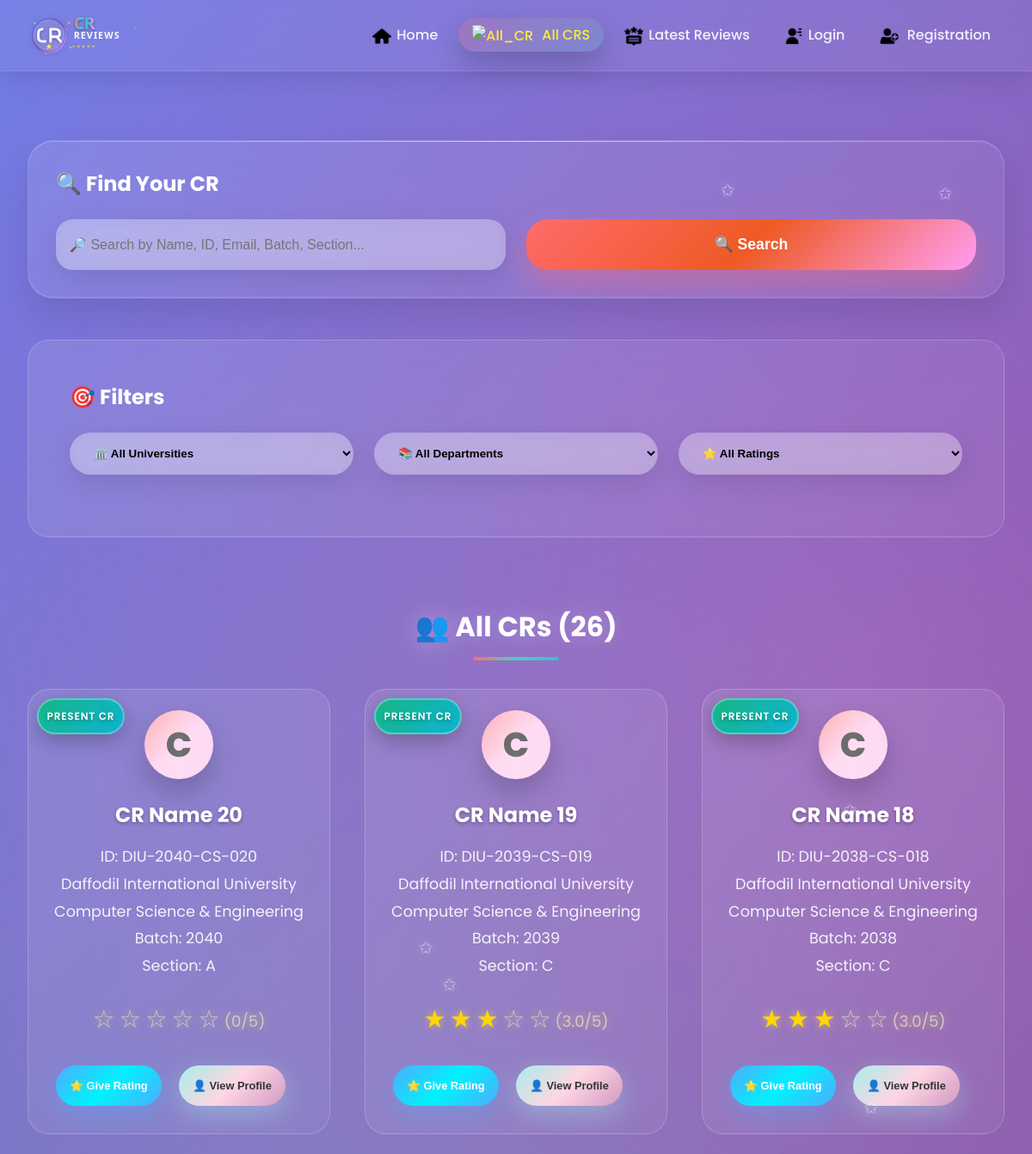
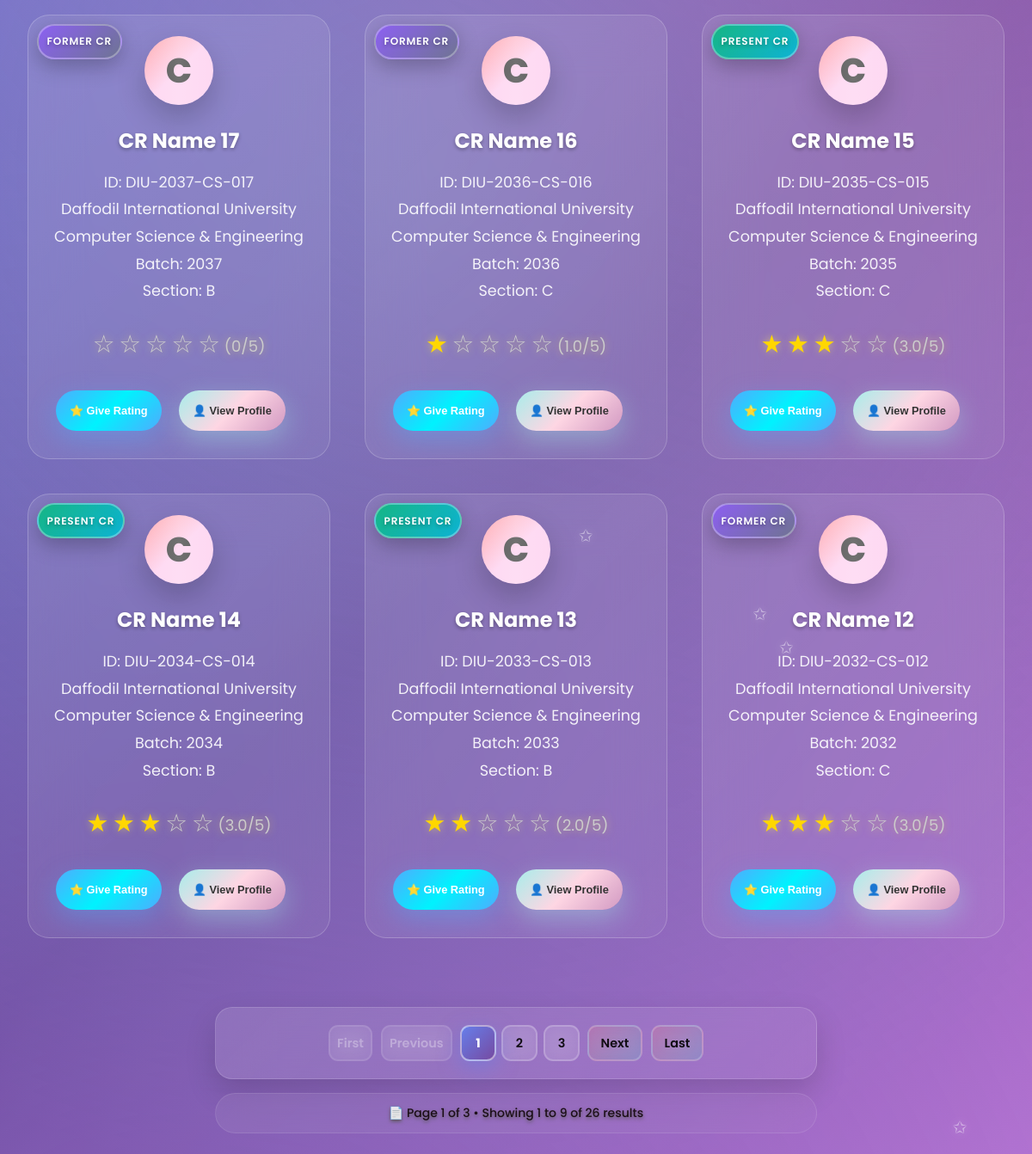
/all_cr/ (upper part), run on an earlier commit of the app's database (2 pictures, top to bottom).
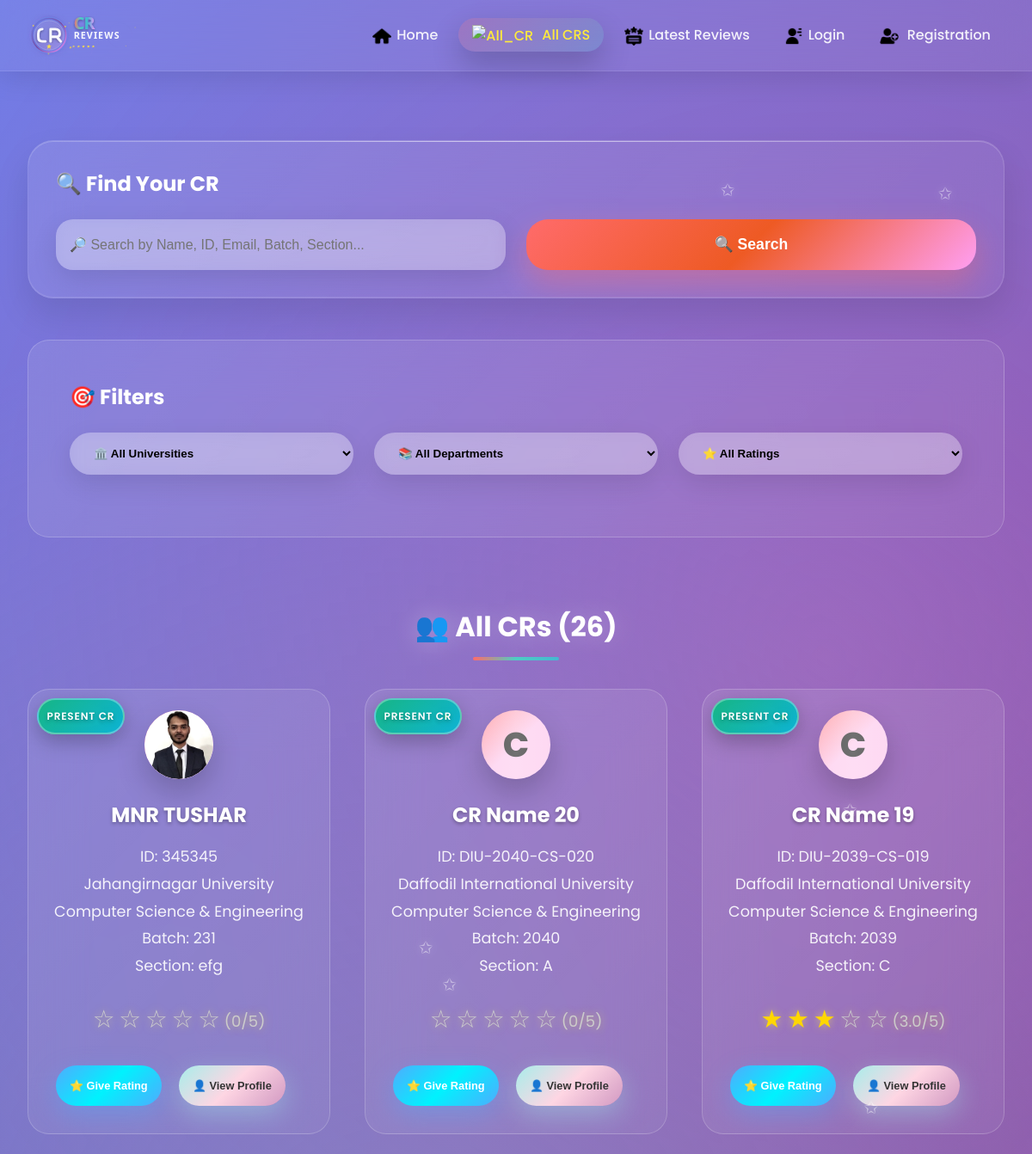
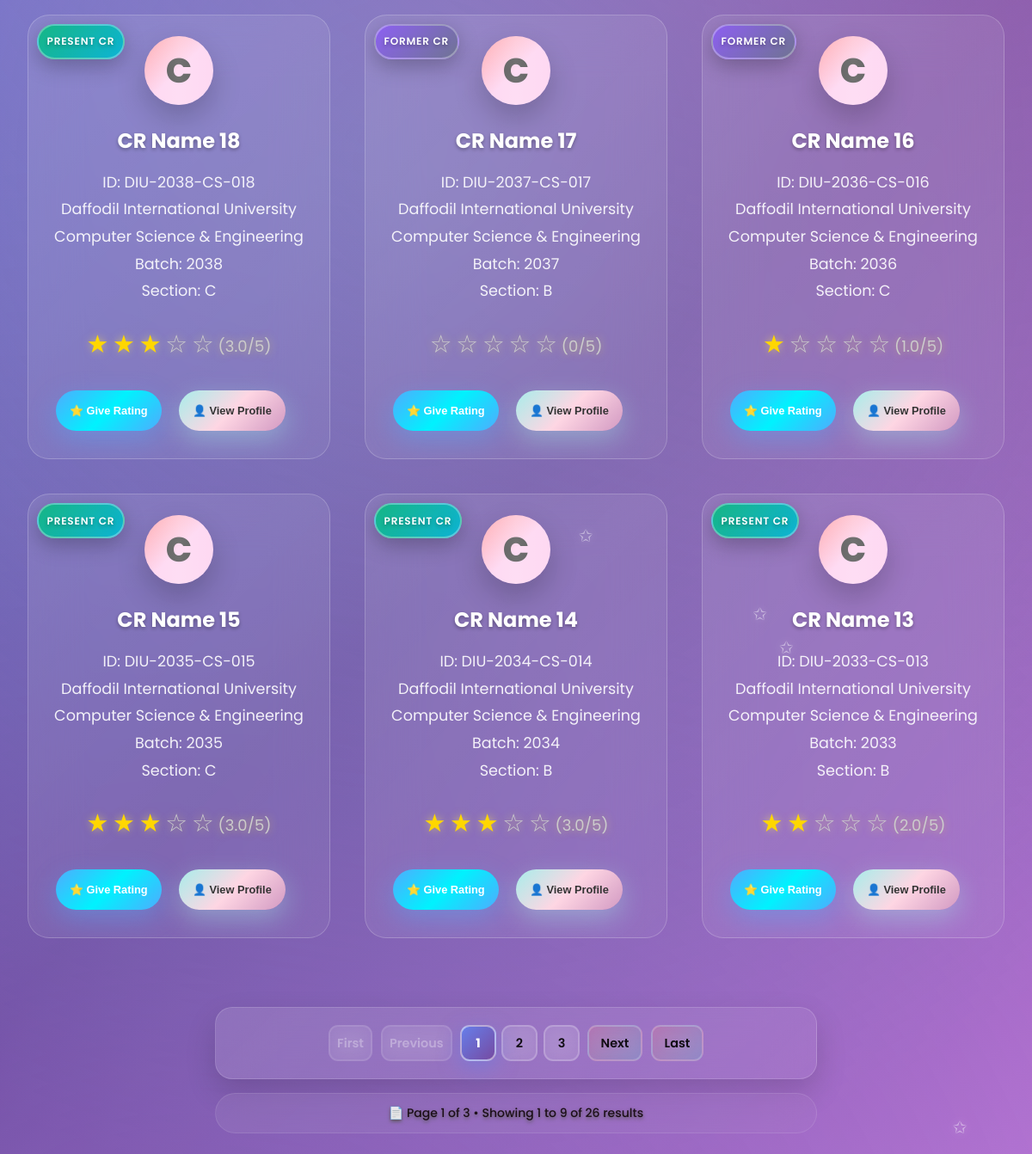
And on a later commit of the database (2 pictures, top to bottom).
### cr/models.py (models this page shows, shortened)
class CrProfile(models.Model):
    user=models.OneToOneField('userprofile.User', on_delete=models.CASCADE,related_name='user_profile')
    university=models.ForeignKey(University, on_delete=models.CASCADE,related_name='university_crs')
    department=models.ForeignKey(Department, on_delete=models.CASCADE,related_name='department_crs')
    cr_status = models.CharField(
    max_length=20,
    choices=[('Present', 'Present CR'), ('Former', 'Former CR')],
    default='Present'
    )
    profile_picture = models.ImageField(upload_to='cr_profile_pictures/', blank=True, null=True)
    name = models.CharField(max_length=100)
    gender = models.CharField(choices=[('M', 'Male'), ('F', 'Female')], max_length=1)
    email = models.EmailField(blank=True, null=True)
    phone = models.CharField(max_length=30, blank=True, null=True)
    st_id = models.CharField(max_length=50, unique=True)
    batch = models.CharField(max_length=20)
    dept_batch = models.CharField(max_length=20 , blank=True, null=True)
    section = models.CharField(max_length=10)
    bio = models.TextField(blank=True, null=True)
    date_of_birth = models.DateField(blank=True, null=True)
    slug = models.SlugField(unique=True, blank=True)
    facebook_url = models.URLField(default='https://www.facebook.com/')
    instagram_url = models.URLField(default='https://www.instagram.com/')
    linkedin_url = models.URLField(default='https://www.linkedin.com/')
    created_at=models.DateTimeField(auto_now_add=True)
    updated_at=models.DateTimeField(auto_now=True)
    deleted_at=models.DateTimeField(auto_now=True,blank=True,null=True)
    @property
    def average_rating(self):
        avg=self.cr_reviews.aggregate(Avg('rating'))['rating__avg']
        return round(avg,1) if avg else 0

class University(models.Model):
    Public = "Public"
    Private = "Private"
    university_type = [
        (Public,"Public"),
        (Private,"Private"),
    ]
    title =models.CharField(max_length=100,unique=True,blank=False,null=False)
    type =models.CharField(max_length=100,choices=university_type)
    address=models.CharField(max_length=150, blank=True, null=True)
    slug=models.SlugField(blank=True,unique=True)
    created_at=models.DateTimeField(auto_now_add=True)
    updated_at=models.DateTimeField(auto_now=True)
    daleted_at=models.DateTimeField(auto_now=True,blank=True,null=True)
    def __str__(self):
        return self.title

class Department(models.Model):
    university=models.ForeignKey(University, on_delete=models.CASCADE,related_name='departments')
    title=models.CharField(max_length=50,unique=True,blank=False,null=False)
    code=models.CharField(max_length=50,unique=True,blank=True,null=True)
    slug=models.SlugField(blank=True,unique=True)
    created_at=models.DateTimeField(auto_now_add=True)
    updated_at=models.DateTimeField(auto_now=True)
    daleted_at=models.DateTimeField(auto_now=True,blank=True,null=True)
    def __str__(self):
        return self.title

### cr/views.py (the view, shortened to what this page needs)
# urls.py: path('all_cr/',all_cr,name='all_cr'),
def all_cr(request):
    search_query = request.GET.get('search')
    university_filter = request.GET.get('university')
    department_filter = request.GET.get('department')
    rating_filter = request.GET.get('rating')
    crs = CrProfile.objects.all()
    if university_filter:
        crs = crs.filter(university__id=university_filter)
    if department_filter:
        crs = crs.filter(department__id=department_filter)
    if rating_filter:
        filtered_crs = []
        for cr in crs:
            avg_rating = cr.average_rating
            if rating_filter == '5' and avg_rating >= 4.5:
                filtered_crs.append(cr)
            elif rating_filter == '4' and 3.5 <= avg_rating < 4.5:
                filtered_crs.append(cr)
            elif rating_filter == '3' and 2.5 <= avg_rating < 3.5:
                filtered_crs.append(cr)
            elif rating_filter == '2' and 1.5 <= avg_rating < 2.5:
                filtered_crs.append(cr)
            elif rating_filter == '1' and avg_rating < 1.5:
                filtered_crs.append(cr)
        crs = filtered_crs
    else:
        crs = crs.order_by('-created_at')
    paginator = Paginator(crs, 9)
    page_number =  request.GET.get('page',1)
    try:
        crs = paginator.page(page_number)
    except PageNotAnInteger:
        crs = paginator.page(1)
    except EmptyPage:
        crs = paginator.page(1)
    universities = University.objects.all().order_by('title')
    departments = Department.objects.all().order_by('title')
    context={
        'cr':crs,
        'paginator':paginator,
        'universities':universities,
        'departments':departments,
        'university_filter':university_filter,
        'department_filter':department_filter,
        'rating_filter':rating_filter,
    }
    return render(request,'all_cr.html',context)

### templates/all_cr.html (shortened to what this page needs)
{% extends 'base.html' %}
{% load static %}
{% block content %}
    <div id="all-cr" class="page">
        <div class="container">
            <div class="search-section">
                <h3 style="color: white; margin-bottom: 1.5rem; font-size: 1.5rem; font-weight: 700;">🔍 Find Your CR</h3>
                <form method="GET" action="{% url 'all_cr' %}" class="search-bar">
                    <input
                        type="text"
                        name="search"
                        class="search-input"
                        placeholder="🔎 Search by Name, ID, Email, Batch, Section..."
                        value="{{ request.GET.search }}"
                    >
                    <button type="submit" class="search-btn">🔍 Search</button>
                </form>
            </div>
            <div class="filter-section">
                <h3 style="color: white; margin-bottom: 1.5rem; font-size: 1.5rem; font-weight: 700;">🎯 Filters</h3>
                <form method="GET" action="{% url 'all_cr' %}" id="filterForm">
                    <div class="filter-row">
                        <select name="university" class="filter-select" onchange="this.form.submit()">
                            <option value="">🏛️ All Universities</option>
                        </select>
                        <select name="department" class="filter-select" onchange="this.form.submit()">
                            <option value="">📚 All Departments</option>
                        </select>
                        <select name="rating" class="filter-select" onchange="this.form.submit()">
                            <option value="">⭐ All Ratings</option>
                        </select>
                    </div>
                </form>
            </div>
            <div class="section">
                <h2 class="section-title">
                    {% if request.GET.search or request.GET.university or request.GET.department or request.GET.rating %}
                        🎯 {{ cr.paginator.count }} CR{{ cr.paginator.count|pluralize }} found
                    {% else %}
                        👥 All CRs ({{ cr.paginator.count }})
                    {% endif %}
                </h2>
                {% if cr %}
                    <div class="grid">
                        {% for cr_item in cr %}
                            {% with cr=cr_item %}
                                {% include "cr_card.html" %}
                            {% endwith %}
                        {% endfor %}
                    </div>
                {% endif %}
            </div>
            {% include 'pagination.html' %}
        </div>
    </div>
{% endblock content %}

### templates/cr_card.html
<div class="card">
  <div class="cr-status-badge {{ cr.cr_status|lower }}">
    {% if cr.cr_status == 'Present' %}
      <span class="badge-text">Present CR</span>
    {% else %}
      <span class="badge-text">Former CR</span>
    {% endif %}
  </div>
  <div class="profile-photo">
    {% if cr.profile_picture %}
    <img src="{{ cr.profile_picture.url }}" alt="{{ cr.name }}" />
    {% else %}
    <span>{{ cr.name|first|upper }}</span>
    {% endif %}
  </div>
  <div class="cr-name">{{cr.name}}</div>
  <div class="cr-details">
    ID: {{cr.st_id}}<br />
    {{cr.university}}<br />
    {{cr.department}}<br />
    Batch: {{cr.batch}}<br />
    Section: {{cr.section}}<br />
  </div>
  <div class="rating">
    {% for i in "12345" %} {% if forloop.counter <= cr.average_rating %}
    <span class="star filled">★</span>
    {% else %}
    <span class="star">☆</span>
    {% endif %} {% endfor %}
    <span class="star_avg">({{ cr.average_rating }}/5)</span>
  </div>
  <button
    class="btn"
    onclick="openRatingModal('{{ cr.slug }}', '{{ cr.name }}')">
    ⭐ Give Rating
  </button>
  <button
    class="btn btn-secondary"
    onclick="window.location.href='{% url 'cr_profile' cr.slug %}'">
    👤 View Profile
  </button>
</div>

What changed in the data, as far as the page shows it:
no longer on this page (row unchanged): CrProfile: cr_status "FORMER CR", name|first "C", name "CR Name 12", st_id "DIU-2032-CS-012", university "Daffodil International University", department "Computer Science & Engineering", batch "2032", section "C", average_rating "3.0"
added CrProfile: cr_status "PRESENT CR", profile_picture (picture), name "MNR TUSHAR", st_id "345345", university "Jahangirnagar University", department "Computer Science & Engineering", batch "231", section "efg", average_rating "0"
